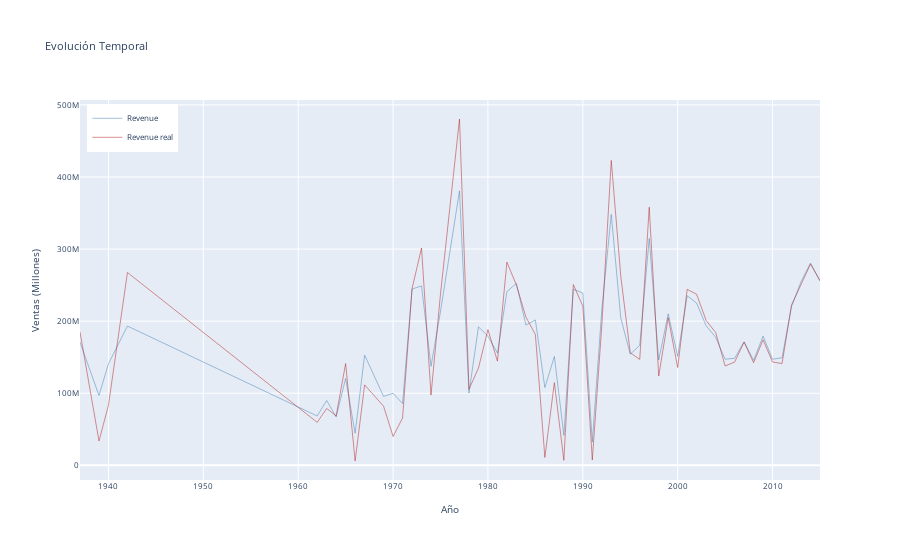

Notebook source saved alongside this figure:
### Code cell
df_aux = df_pred_test.groupby(df_pred_test["date"].dt.year)['revenue'].mean().reset_index()[:-1]
df_aux2 = df_y.groupby(df_y["date"].dt.year)['revenue'].mean().reset_index()[:-1]


fig = go.Figure()
fig.add_trace(go.Scatter(
    x=df_aux['date'], y=df_aux['revenue'],
    hoverinfo='x+y',
    mode='lines',
    line=dict(width=0.5, color='steelblue'),
    name = 'Revenue'
))
fig.add_trace(go.Scatter(
    x=df_aux2['date'], y=df_aux2['revenue'],
    hoverinfo='x+y',
    mode='lines',
    line=dict(width=0.5, color='firebrick'),
    name = 'Revenue real'
))

fig.update_layout(
    title = 'Evolución Temporal',
    xaxis_title = 'Año',
    yaxis_title = 'Ventas (Millones)',
    legend=dict(
        bgcolor = 'white',
        yanchor="top",
        y=0.99,
        xanchor="left",
        x=0.01),
    font=dict(size=8),
    # margin=dict(
    #     l=0,
    #     r=0,
    #     b=0,
    #     t=25,
    #     pad=4
    # )
)
